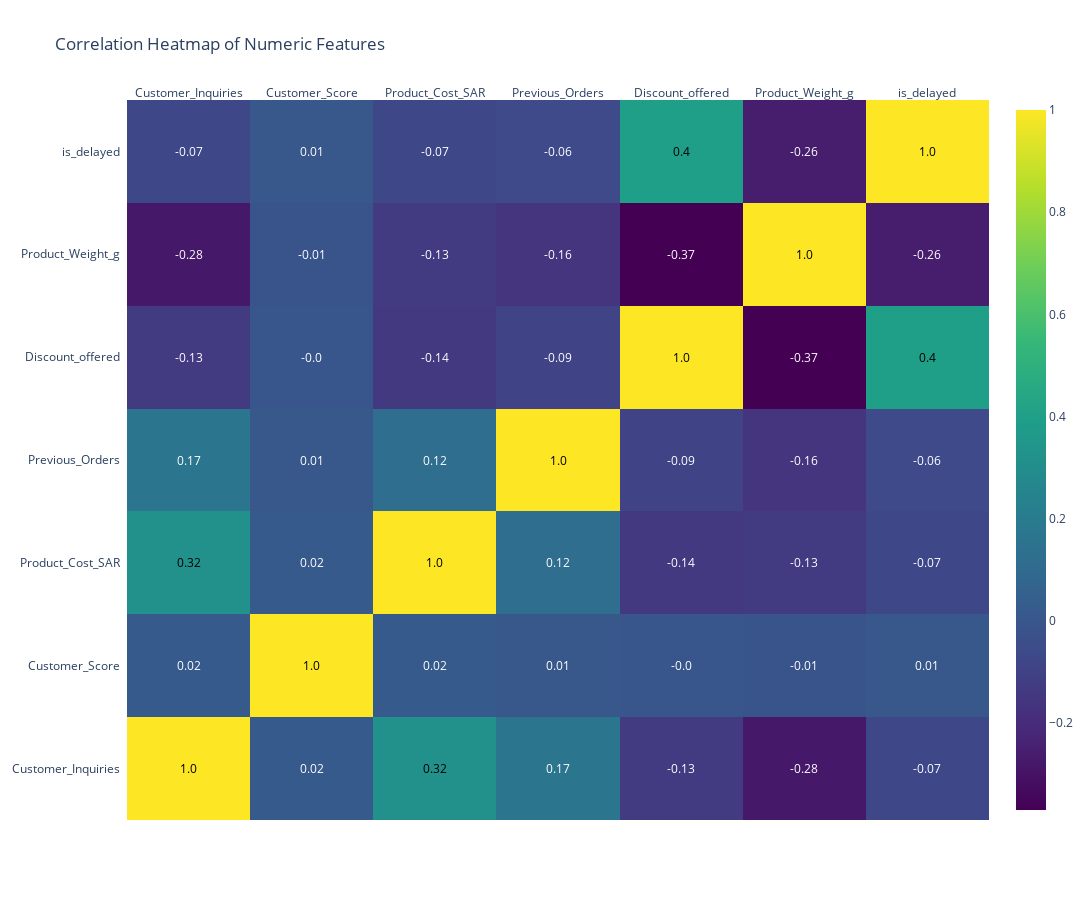

Source (notebook cell):
### Code cell
import plotly.figure_factory as ff

# Select numeric columns only
numeric_cols = df.select_dtypes(include=['int64', 'float64']).columns
corr_matrix = df[numeric_cols].corr().round(2)

# Create annotated heatmap
fig = ff.create_annotated_heatmap(
    z=corr_matrix.values,
    x=corr_matrix.columns.tolist(),
    y=corr_matrix.index.tolist(),
    colorscale='Viridis',
    showscale=True
)

fig.update_layout(
    title='Correlation Heatmap of Numeric Features',
    width=1100,
    height=900
)

fig.show()

### Figure 1 — Plotly figure (JSON) as saved in the notebook; plotly's stock layout.template omitted (floating-point values rounded to 4 significant figures)
{"data": [{"colorscale": [[0, "#440154"], [0.1111, "#482878"], [0.2222, "#3e4989"], [0.3333, "#31688e"], [0.4444, "#26828e"], [0.5556, "#1f9e89"], [0.6667, "#35b779"], [0.7778, "#6ece58"], [0.8889, "#b5de2b"], [1, "#fde725"]], "reversescale": false, "showscale": true, "type": "heatmap", "x": ["Customer_Inquiries", "Customer_Score", "Product_Cost_SAR", "Previous_Orders", "Discount_offered", "Product_Weight_g", "is_delayed"], "y": ["Customer_Inquiries", "Customer_Score", "Product_Cost_SAR", "Previous_Orders", "Discount_offered", "Product_Weight_g", "is_delayed"], "z": [[1.0, 0.02, 0.32, 0.17, -0.13, -0.28, -0.07], [0.02, 1.0, 0.02, 0.01, -0.0, -0.01, 0.01], [0.32, 0.02, 1.0, 0.12, -0.14, -0.13, -0.07], [0.17, 0.01, 0.12, 1.0, -0.09, -0.16, -0.06], [-0.13, -0.0, -0.14, -0.09, 1.0, -0.37, 0.4], [-0.28, -0.01, -0.13, -0.16, -0.37, 1.0, -0.26], [-0.07, 0.01, -0.07, -0.06, 0.4, -0.26, 1.0]]}], "layout": {"annotations": [{"font": {"color": "#000000"}, "showarrow": false, "text": "1.0", "x": "Customer_Inquiries", "xref": "x", "y": "Customer_Inquiries", "yref": "y"}, {"font": {"color": "#FFFFFF"}, "showarrow": false, "text": "0.02", "x": "Customer_Score", "xref": "x", "y": "Customer_Inquiries", "yref": "y"}, {"font": {"color": "#000000"}, "showarrow": false, "text": "0.32", "x": "Product_Cost_SAR", "xref": "x", "y": "Customer_Inquiries", "yref": "y"}, {"font": {"color": "#FFFFFF"}, "showarrow": false, "text": "0.17", "x": "Previous_Orders", "xref": "x", "y": "Customer_Inquiries", "yref": "y"}, {"font": {"color": "#FFFFFF"}, "showarrow": false, "text": "-0.13", "x": "Discount_offered", "xref": "x", "y": "Customer_Inquiries", "yref": "y"}, {"font": {"color": "#FFFFFF"}, "showarrow": false, "text": "-0.28", "x": "Product_Weight_g", "xref": "x", "y": "Customer_Inquiries", "yref": "y"}, {"font": {"color": "#FFFFFF"}, "showarrow": false, "text": "-0.07", "x": "is_delayed", "xref": "x", "y": "Customer_Inquiries", "yref": "y"}, {"font": {"color": "#FFFFFF"}, "showarrow": false, "text": "0.02", "x": "Customer_Inquiries", "xref": "x", "y": "Customer_Score", "yref": "y"}, {"font": {"color": "#000000"}, "showarrow": false, "text": "1.0", "x": "Customer_Score", "xref": "x", "y": "Customer_Score", "yref": "y"}, {"font": {"color": "#FFFFFF"}, "showarrow": false, "text": "0.02", "x": "Product_Cost_SAR", "xref": "x", "y": "Customer_Score", "yref": "y"}, {"font": {"color": "#FFFFFF"}, "showarrow": false, "text": "0.01", "x": "Previous_Orders", "xref": "x", "y": "Customer_Score", "yref": "y"}, {"font": {"color": "#FFFFFF"}, "showarrow": false, "text": "-0.0", "x": "Discount_offered", "xref": "x", "y": "Customer_Score", "yref": "y"}, {"font": {"color": "#FFFFFF"}, "showarrow": false, "text": "-0.01", "x": "Product_Weight_g", "xref": "x", "y": "Customer_Score", "yref": "y"}, {"font": {"color": "#FFFFFF"}, "showarrow": false, "text": "0.01", "x": "is_delayed", "xref": "x", "y": "Customer_Score", "yref": "y"}, {"font": {"color": "#000000"}, "showarrow": false, "text": "0.32", "x": "Customer_Inquiries", "xref": "x", "y": "Product_Cost_SAR", "yref": "y"}, {"font": {"color": "#FFFFFF"}, "showarrow": false, "text": "0.02", "x": "Customer_Score", "xref": "x", "y": "Product_Cost_SAR", "yref": "y"}, {"font": {"color": "#000000"}, "showarrow": false, "text": "1.0", "x": "Product_Cost_SAR", "xref": "x", "y": "Product_Cost_SAR", "yref": "y"}, {"font": {"color": "#FFFFFF"}, "showarrow": false, "text": "0.12", "x": "Previous_Orders", "xref": "x", "y": "Product_Cost_SAR", "yref": "y"}, {"font": {"color": "#FFFFFF"}, "showarrow": false, "text": "-0.14", "x": "Discount_offered", "xref": "x", "y": "Product_Cost_SAR", "yref": "y"}, {"font": {"color": "#FFFFFF"}, "showarrow": false, "text": "-0.13", "x": "Product_Weight_g", "xref": "x", "y": "Product_Cost_SAR", "yref": "y"}, {"font": {"color": "#FFFFFF"}, "showarrow": false, "text": "-0.07", "x": "is_delayed", "xref": "x", "y": "Product_Cost_SAR", "yref": "y"}, {"font": {"color": "#FFFFFF"}, "showarrow": false, "text": "0.17", "x": "Customer_Inquiries", "xref": "x", "y": "Previous_Orders", "yref": "y"}, {"font": {"color": "#FFFFFF"}, "showarrow": false, "text": "0.01", "x": "Customer_Score", "xref": "x", "y": "Previous_Orders", "yref": "y"}, {"font": {"color": "#FFFFFF"}, "showarrow": false, "text": "0.12", "x": "Product_Cost_SAR", "xref": "x", "y": "Previous_Orders", "yref": "y"}, {"font": {"color": "#000000"}, "showarrow": false, "text": "1.0", "x": "Previous_Orders", "xref": "x", "y": "Previous_Orders", "yref": "y"}, {"font": {"color": "#FFFFFF"}, "showarrow": false, "text": "-0.09", "x": "Discount_offered", "xref": "x", "y": "Previous_Orders", "yref": "y"}, {"font": {"color": "#FFFFFF"}, "showarrow": false, "text": "-0.16", "x": "Product_Weight_g", "xref": "x", "y": "Previous_Orders", "yref": "y"}, {"font": {"color": "#FFFFFF"}, "showarrow": false, "text": "-0.06", "x": "is_delayed", "xref": "x", "y": "Previous_Orders", "yref": "y"}, {"font": {"color": "#FFFFFF"}, "showarrow": false, "text": "-0.13", "x": "Customer_Inquiries", "xref": "x", "y": "Discount_offered", "yref": "y"}, {"font": {"color": "#FFFFFF"}, "showarrow": false, "text": "-0.0", "x": "Customer_Score", "xref": "x", "y": "Discount_offered", "yref": "y"}, {"font": {"color": "#FFFFFF"}, "showarrow": false, "text": "-0.14", "x": "Product_Cost_SAR", "xref": "x", "y": "Discount_offered", "yref": "y"}, {"font": {"color": "#FFFFFF"}, "showarrow": false, "text": "-0.09", "x": "Previous_Orders", "xref": "x", "y": "Discount_offered", "yref": "y"}, {"font": {"color": "#000000"}, "showarrow": false, "text": "1.0", "x": "Discount_offered", "xref": "x", "y": "Discount_offered", "yref": "y"}, {"font": {"color": "#FFFFFF"}, "showarrow": false, "text": "-0.37", "x": "Product_Weight_g", "xref": "x", "y": "Discount_offered", "yref": "y"}, {"font": {"color": "#000000"}, "showarrow": false, "text": "0.4", "x": "is_delayed", "xref": "x", "y": "Discount_offered", "yref": "y"}, {"font": {"color": "#FFFFFF"}, "showarrow": false, "text": "-0.28", "x": "Customer_Inquiries", "xref": "x", "y": "Product_Weight_g", "yref": "y"}, {"font": {"color": "#FFFFFF"}, "showarrow": false, "text": "-0.01", "x": "Customer_Score", "xref": "x", "y": "Product_Weight_g", "yref": "y"}, {"font": {"color": "#FFFFFF"}, "showarrow": false, "text": "-0.13", "x": "Product_Cost_SAR", "xref": "x", "y": "Product_Weight_g", "yref": "y"}, {"font": {"color": "#FFFFFF"}, "showarrow": false, "text": "-0.16", "x": "Previous_Orders", "xref": "x", "y": "Product_Weight_g", "yref": "y"}, {"font": {"color": "#FFFFFF"}, "showarrow": false, "text": "-0.37", "x": "Discount_offered", "xref": "x", "y": "Product_Weight_g", "yref": "y"}, {"font": {"color": "#000000"}, "showarrow": false, "text": "1.0", "x": "Product_Weight_g", "xref": "x", "y": "Product_Weight_g", "yref": "y"}, {"font": {"color": "#FFFFFF"}, "showarrow": false, "text": "-0.26", "x": "is_delayed", "xref": "x", "y": "Product_Weight_g", "yref": "y"}, {"font": {"color": "#FFFFFF"}, "showarrow": false, "text": "-0.07", "x": "Customer_Inquiries", "xref": "x", "y": "is_delayed", "yref": "y"}, {"font": {"color": "#FFFFFF"}, "showarrow": false, "text": "0.01", "x": "Customer_Score", "xref": "x", "y": "is_delayed", "yref": "y"}, {"font": {"color": "#FFFFFF"}, "showarrow": false, "text": "-0.07", "x": "Product_Cost_SAR", "xref": "x", "y": "is_delayed", "yref": "y"}, {"font": {"color": "#FFFFFF"}, "showarrow": false, "text": "-0.06", "x": "Previous_Orders", "xref": "x", "y": "is_delayed", "yref": "y"}, {"font": {"color": "#000000"}, "showarrow": false, "text": "0.4", "x": "Discount_offered", "xref": "x", "y": "is_delayed", "yref": "y"}, {"font": {"color": "#FFFFFF"}, "showarrow": false, "text": "-0.26", "x": "Product_Weight_g", "xref": "x", "y": "is_delayed", "yref": "y"}, {"font": {"color": "#000000"}, "showarrow": false, "text": "1.0", "x": "is_delayed", "xref": "x", "y": "is_delayed", "yref": "y"}], "height": 900, "title": {"text": "Correlation Heatmap of Numeric Features"}, "width": 1100, "xaxis": {"dtick": 1, "gridcolor": "rgb(0, 0, 0)", "side": "top", "ticks": ""}, "yaxis": {"dtick": 1, "ticks": "", "ticksuffix": "  "}}}
